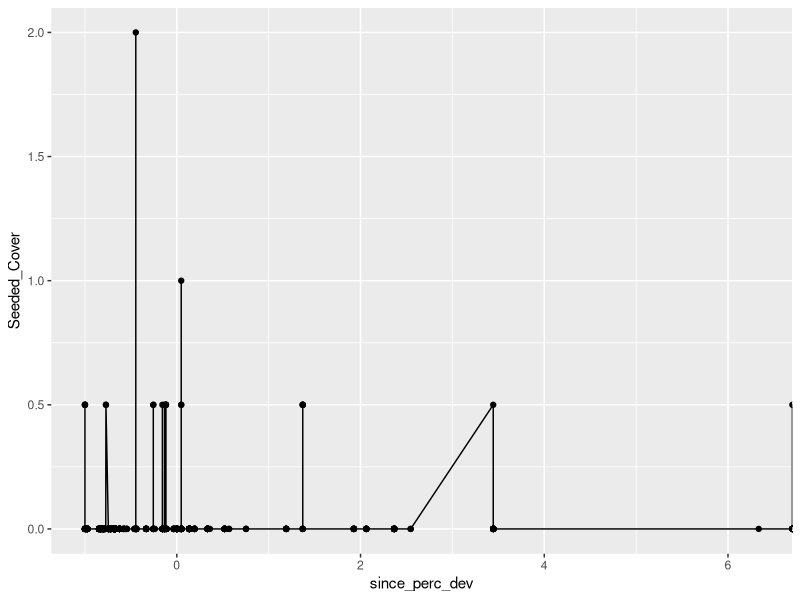

R code for this plot:
# Created: 2024-02-27
# Last updated: 2024-02-27

# Purpose: Begin to examine 2x2 trends as they relate to precip.

library(tidyverse)

# Load data ---------------------------------------------------------------

richness.cover <- read_csv("data/cleaned/04.2_p2x2-richness-cover_clean.csv")
prism.data <- read_csv("data/cleaned/03.2_monitoring-events-with-PRISM-climate-data_clean.csv")
cum.cv <- read_csv("data/cleaned/03.3_cumulative-precip_CV_clean.csv")
cum.pc <- read_csv("data/cleaned/03.3_cumulative-precip_percent-deviation-from-norm_clean.csv")
since.cv <- read_csv("data/cleaned/03.3_since-last-precip_CV_clean.csv")
since.pc <- read_csv("data/cleaned/03.3_since-last-precip_percent-deviation-from-norm_clean.csv")


# Data wrangling ----------------------------------------------------------

# Check for NAs
apply(richness.cover, 2, anyNA)
seeded.cover.na <- richness.cover |> 
  filter(is.na(Seeded_Cover))
total.cover.na <- richness.cover |> 
  filter(is.na(Total_Veg_Cover))
not.seeded.na <- richness.cover |> 
  filter(is.na(Not_Seeded_Cover))

# Remove monitoring events not included in 2x2 data
prism.data.2x2 <- prism.data |> 
  filter(SiteDateID %in% richness.cover$SiteDateID)
cum.pc.2x2 <- cum.pc |> 
  filter(SiteDateID %in% richness.cover$SiteDateID) |> 
  select(Region, Site, SiteDateID, Date_Seeded, Date_Monitored, perc_change) |> 
  rename(cum_perc_dev = perc_change)
since.pc.2x2 <- since.pc |> 
  filter(SiteDateID %in% richness.cover$SiteDateID) |> 
  select(Region, Site, SiteDateID, Date_Seeded, Date_Monitored, perc_change) |> 
  rename(since_perc_dev = perc_change)

# Combine
dat <- richness.cover |> 
  left_join(prism.data.2x2) |> 
  left_join(cum.pc.2x2) |> 
  left_join(since.pc.2x2) |> 
  left_join(cum.cv) |> 
  left_join(since.cv)

# Check for NAs
apply(cum.pc, 2, anyNA)


# Visualize linear relationships ------------------------------------------

# SRER
dat |> 
  ggplot(aes(x = since_perc_dev, y = Seeded_Cover)) +
  geom_point() +
  geom_line()
